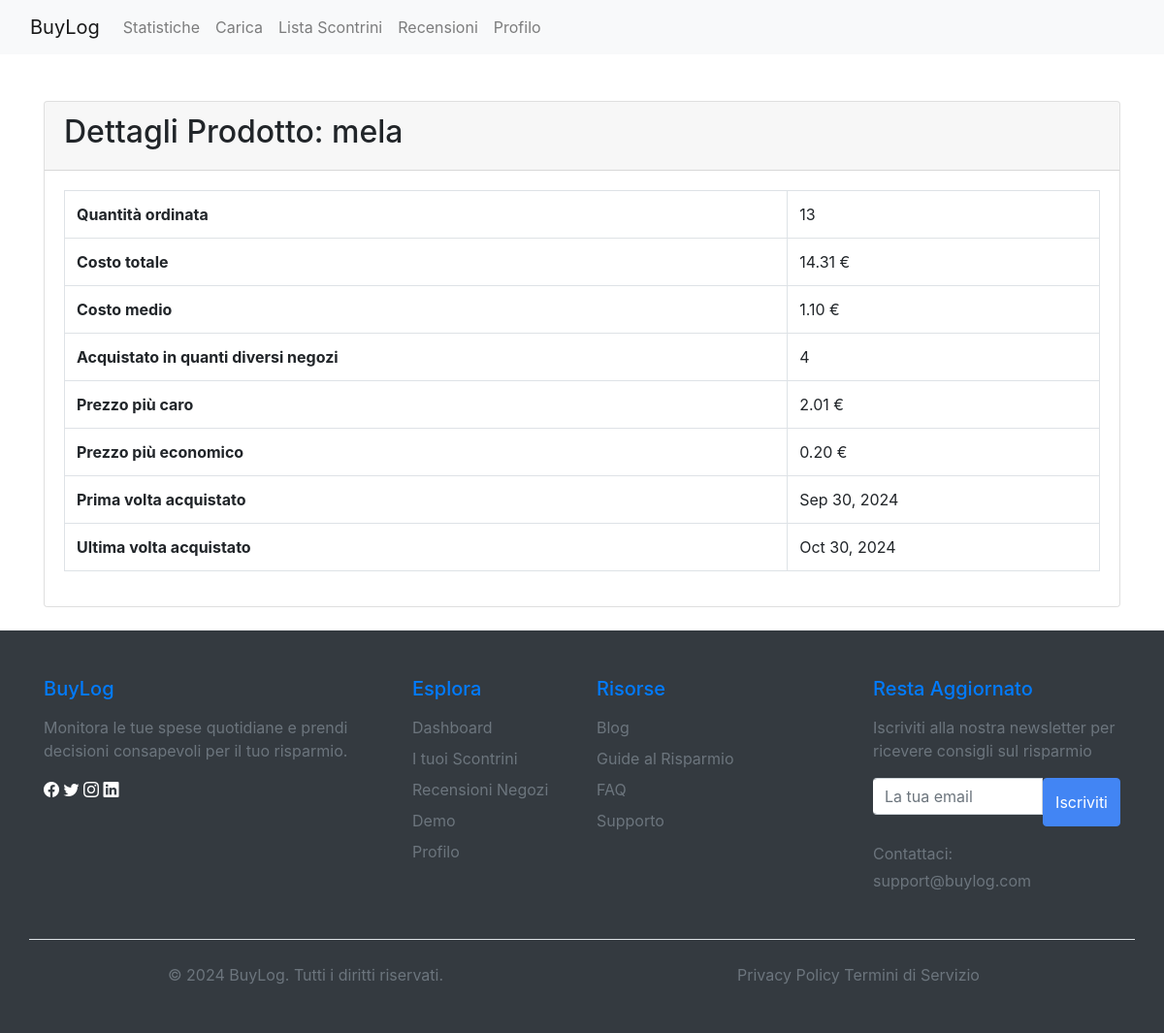
The app's page /scontrini/prodotto/1/ (signed in), older data.
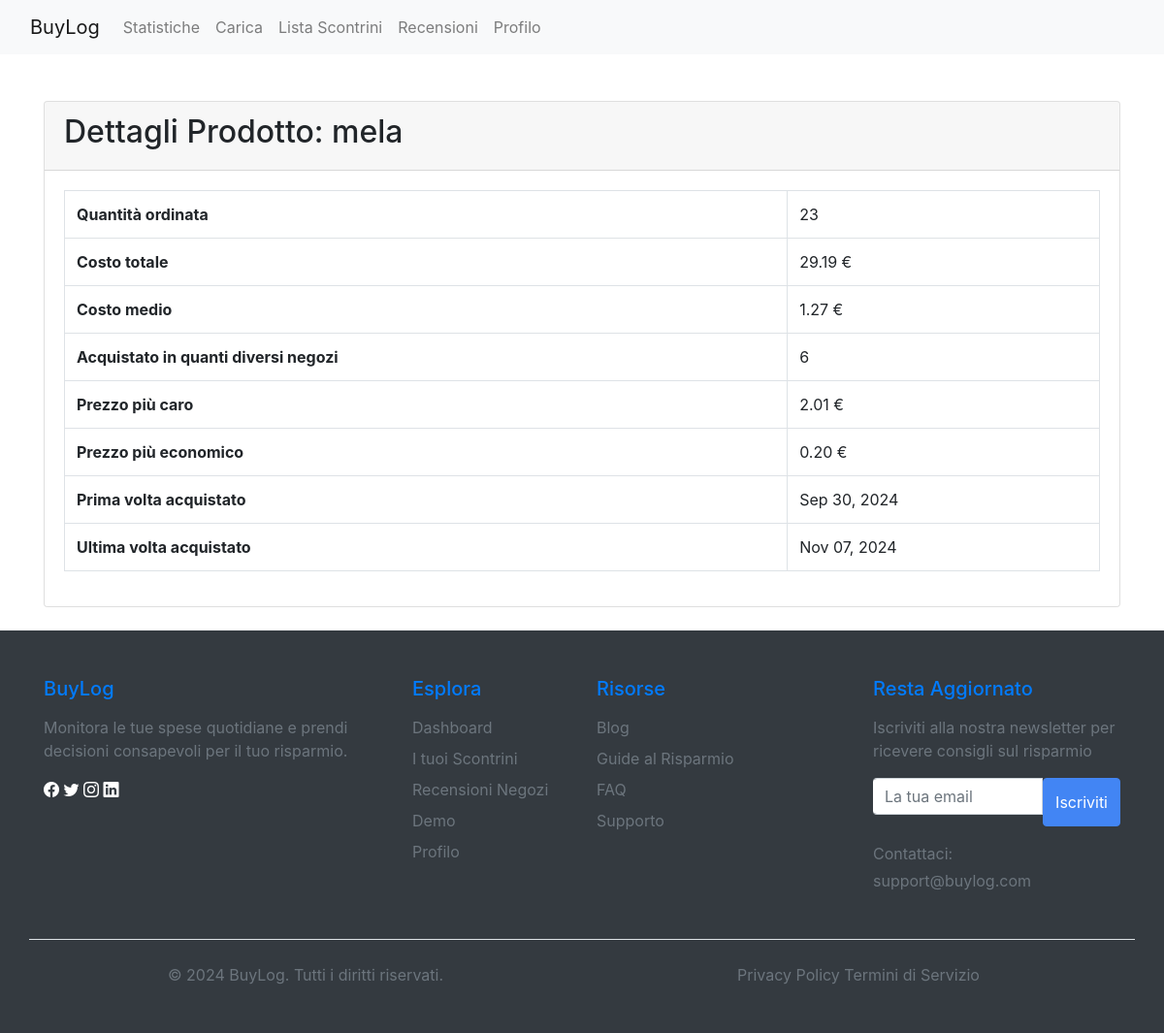
The same page, newer data.
### scontrini/models.py (models this page shows, shortened)
class Scontrino(models.Model):
    utente = models.ForeignKey(User, on_delete=models.CASCADE)
    negozio = models.ForeignKey(Negozio, on_delete=models.CASCADE)
    data = models.DateTimeField()
    totale = models.DecimalField(
        max_digits=10, decimal_places=2, default=0.00)  # Aggiungi questo campo
    class Meta:
        verbose_name_plural = 'Scontrini'

### scontrini/views.py (the view)
# urls.py: path('prodotto/<int:pk>/', DettagliProdottoView.as_view(),
class DettagliProdottoView(LoginRequiredMixin, DetailView):
    model = Prodotto
    template_name = 'scontrini/dettagli_prodotto.html'
    context_object_name = 'prodotto'
    def get_context_data(self, **kwargs):
        context = super().get_context_data(**kwargs)
        prodotto = self.get_object()
        filtro = self.request.GET.get('filtro', 'all_time')
        if filtro == '1mese':
            scontrini = Scontrino.objects.filter(
                data__gte=now()-timedelta(days=30),
                utente=self.request.user
            )
        elif filtro == '6mesi':
            scontrini = Scontrino.objects.filter(
                data__gte=now()-timedelta(days=180),
                utente=self.request.user
            )
        elif filtro == '1anno':
            scontrini = Scontrino.objects.filter(
                data__gte=now()-timedelta(days=365),
                utente=self.request.user
            )
        else:  # all_time
            scontrini = Scontrino.objects.filter(utente=self.request.user)
        lista_prodotti = ListaProdotti.objects.filter(
            prodotto=prodotto,
            scontrino__in=scontrini
        )
        context['quantita_ordinata'] = lista_prodotti.aggregate(
            Sum('quantita'))['quantita__sum'] or 0
        costo_totale = lista_prodotti.aggregate(
            totale=Sum(F('prezzo_unitario') * F('quantita')))['totale'] or 0
        context['costo_totale'] = costo_totale
        context['costo_medio'] = round(float(
            costo_totale) / context['quantita_ordinata'], 2) if context['quantita_ordinata'] else 0
        context['supermercati_diversi'] = scontrini.filter(
            prodotti__prodotto=prodotto).values('negozio').distinct().count()
        context['prezzo_piu_caro'] = lista_prodotti.aggregate(
            Max('prezzo_unitario'))['prezzo_unitario__max'] or 0
        context['prezzo_piu_economico'] = lista_prodotti.aggregate(
            Min('prezzo_unitario'))['prezzo_unitario__min'] or 0
        if lista_prodotti.exists():
            context['prima_volta_acquistato'] = lista_prodotti.earliest(
                'scontrino__data').scontrino.data
            context['ultima_volta_acquistato'] = lista_prodotti.latest(
                'scontrino__data').scontrino.data
        else:
            context['prima_volta_acquistato'] = None
            context['ultima_volta_acquistato'] = None
        context['filtro_attuale'] = filtro
        return context

### scontrini/templates/scontrini/dettagli_prodotto.html (shortened to what this page needs)
{% extends 'scontrini/base.html' %}
{% block content %}
<div class="container mt-5">
    <div class="card">
        <div class="card-header">
            <h2>Dettagli Prodotto: {{ prodotto.nome }}</h2>
        </div>
        <div class="card-body">
            <table class="table table-bordered">
                <tbody>
                    <tr>
                        <th>Quantità ordinata</th>
                        <td>{{ quantita_ordinata }}</td>
                    </tr>
                    <tr>
                        <th>Costo totale</th>
                        <td>{{ costo_totale|floatformat:2 }} €</td>
                    </tr>
                    <tr>
                        <th>Costo medio</th>
                        <td>{{ costo_medio|floatformat:2 }} €</td>
                    </tr>
                    <tr>
                        <th>Acquistato in quanti diversi negozi</th>
                        <td>{{ supermercati_diversi }}</td>
                    </tr>
                    <tr>
                        <th>Prezzo più caro</th>
                        <td>{{ prezzo_piu_caro|floatformat:2 }} €</td>
                    </tr>
                    <tr>
                        <th>Prezzo più economico</th>
                        <td>{{ prezzo_piu_economico|floatformat:2 }} €</td>
                    </tr>
                    <tr>
                        <th>Prima volta acquistato</th>
                        <td>{{ prima_volta_acquistato|date:"M d, Y" }}</td>
                    </tr>
                    <tr>
                        <th>Ultima volta acquistato</th>
                        <td>{{ ultima_volta_acquistato|date:"M d, Y" }}</td>
                    </tr>
                </tbody>
            </table>
        </div>
    </div>
</div>
{% endblock %}

Row changes from the older to the newer data that the page shows:
removed Scontrino: data "Oct 30, 2024"
added Scontrino: data "Nov 07, 2024"
Text that changed along with them:
{{ quantita_ordinata }}: "13" → "23"
{{ costo_totale|floatformat:2 }}: "14.31" → "29.19"
{{ costo_medio|floatformat:2 }}: "1.10" → "1.27"
{{ supermercati_diversi }}: "4" → "6"
